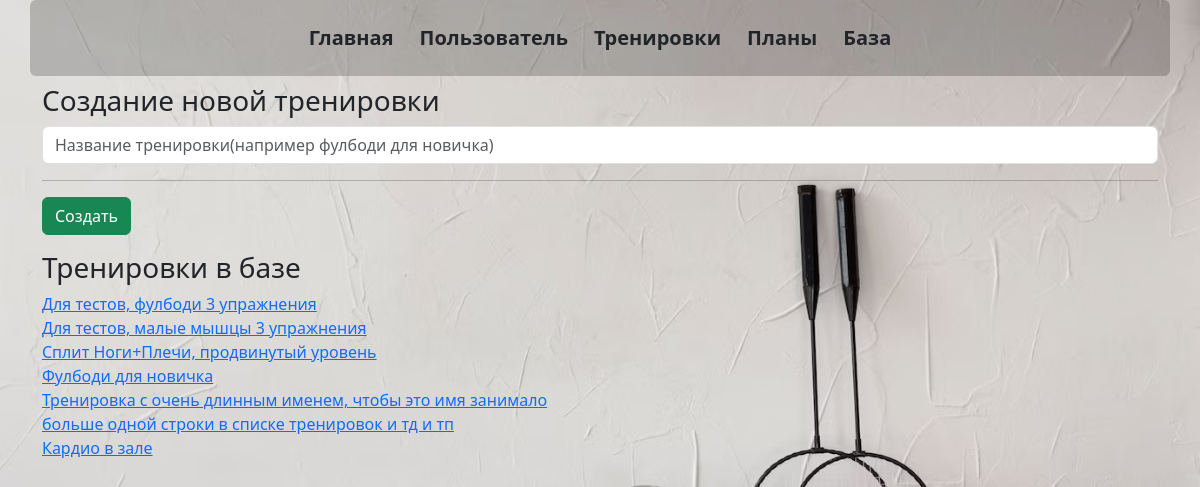
Page /new_train on the committed database.
### _models.py (models this page shows, shortened)
class Training(db.Model):
    __tablename__ = 'trainings'
    training_id = db.Column(db.Integer, primary_key=True)
    name = db.Column(db.String(50), nullable=False)
    exercises = relationship('Exercise', secondary='training_exercises', overlaps="trainings")
    user_trainings = relationship('UserTraining', back_populates='training')
    plans = relationship('Plan', secondary='plan_trainings', back_populates='trainings')

### main.py (the view, shortened to what this page needs)
@app.route("/new_train", methods=['POST', 'GET'])
def new_train():
    trains_list = Training.query.all()
    return render_template('new_train.html', trains_list=trains_list)

### templates/new_train.html (shortened to what this page needs)
{% extends 'base.html' %}
{% block body %}
<h3>Создание новой тренировки</h3>
                <form method="post">
                    <input type="text" name="train_name" id="train_name" class="form-control mb-2" required value="{{train_name}}" placeholder="Название тренировки(например фулбоди для новичка)">
                    <hr>
                    <input type="submit" class="btn btn-success" value="Создать">
                </form>
<div class="row mb-3 mt-3">
    <h3>Тренировки в базе</h3>
    {% for train in trains_list %}
    <div class="col-6">
        <a href="/edit_train/{{train.training_id}}">{{train.name}}</a>
    </div>
    <div class="col-6">
    </div>
    {% endfor %}
</div>
{% endblock %}

### static/css/main.css (style rules this page uses)
body { background-image: url('../imgs/background.jpg'); background-size: cover; background-repeat: no-repeat; background-attachment: fixed; }

### rows in the picture
Training: name "Для тестов, фулбоди 3 упражнения"
Training: name "Для тестов, малые мышцы 3 упражнения"
Training: name "Сплит Ноги+Плечи, продвинутый уровень"
Training: name "Фулбоди для новичка"
Training: name "Тренировка с очень длинным именем, чтобы это имя занимало больше одной строки в списке тренировок и тд и тп"
Training: name "Кардио в зале"
